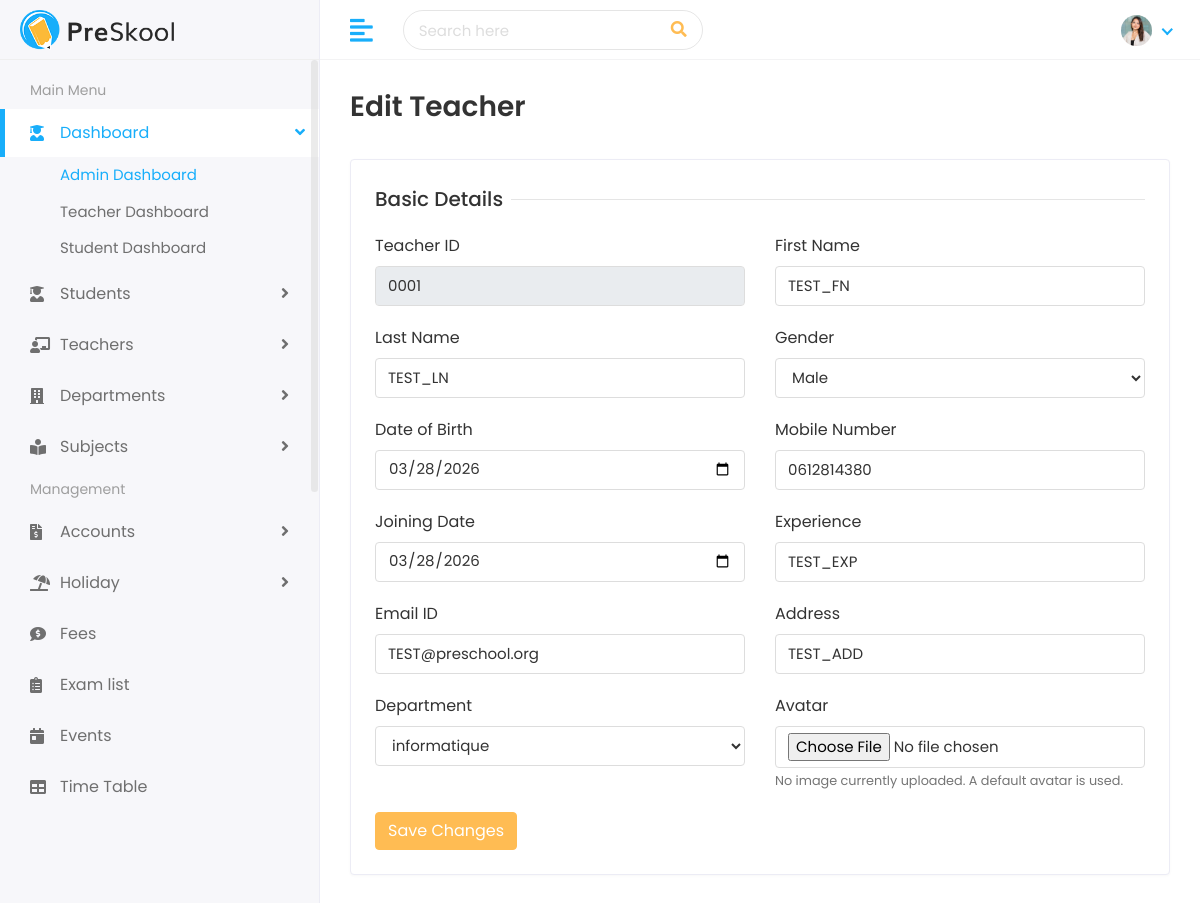
The app's page /teachers/edit/0001/ (signed in) with its own data.
### faculty/models.py (models this page shows, shortened)
class Teacher(models.Model):
    first_name = models.CharField(max_length=100)
    last_name = models.CharField(max_length=100)
    teacher_id = models.CharField(max_length=20, unique=True)
    gender = models.CharField(max_length=10, choices=[('Male', 'Male'), ('Female', 'Female')])
    date_of_birth = models.DateField()
    joining_date = models.DateField()
    mobile_number = models.CharField(max_length=15)
    experience = models.CharField(max_length=50, blank=True)
    avatar = models.ImageField(upload_to='teachers/', blank=True)
    department = models.ForeignKey(Department, on_delete=models.SET_NULL, null=True, related_name='teachers')
    email = models.EmailField(max_length=100, blank=True)
    address = models.TextField(blank=True)

class Department(models.Model):
    department_id = models.CharField(max_length=20, unique=True)
    name = models.CharField(max_length=100)
    head_of_department = models.CharField(max_length=100, blank=True)
    start_year = models.IntegerField()
    students_capacity = models.IntegerField()

### faculty/views.py (the view, shortened to what this page needs)
# urls.py: path('teachers/edit/<str:teacher_id>/', views.edit_teacher, name='edit_teacher'),
@role_required(['admin'])
def edit_teacher(request, teacher_id):
    teacher = Teacher.objects.filter(teacher_id=teacher_id).first()
    departments = Department.objects.all()
    context = {'teacher': teacher, 'departments': departments}
    return render(request, 'teachers/edit-teacher.html', context)

### templates/teachers/edit-teacher.html (shortened to what this page needs)
{% extends 'Home/base.html' %}
{% load static %}
{% block body %}
<div class="page-wrapper">
    <div class="content container-fluid">
        <div class="page-header">
            <div class="row align-items-center">
                <div class="col">
                    <h3 class="page-title">Edit Teacher</h3>
                </div>
            </div>
        </div>
        <div class="row">
            <div class="col-sm-12">
                <div class="card">
                    <div class="card-body">
                        <form method="POST" enctype="multipart/form-data">
                            <div class="row">
                                <div class="col-12">
                                    <h5 class="form-title"><span>Basic Details</span></h5>
                                </div>
                                <div class="col-12 col-sm-6">
                                    <div class="form-group">
                                        <label>Teacher ID</label>
                                        <input type="text" name="teacher_id" class="form-control" value="{{ teacher.teacher_id }}" disabled>
                                    </div>
                                </div>
                                <div class="col-12 col-sm-6">
                                    <div class="form-group">
                                        <label>First Name</label>
                                        <input type="text" name="first_name" class="form-control" value="{{ teacher.first_name }}" required>
                                    </div>
                                </div>
                                <div class="col-12 col-sm-6">
                                    <div class="form-group">
                                        <label>Last Name</label>
                                        <input type="text" name="last_name" class="form-control" value="{{ teacher.last_name }}" required>
                                    </div>
                                </div>
                                <div class="col-12 col-sm-6">
                                    <div class="form-group">
                                        <label>Gender</label>
                                        <select class="form-control" name="gender" required>
                                            <option {% if teacher.gender == 'Male' %}selected{% endif %}>Male</option>
                                        </select>
                                    </div>
                                </div>
                                <div class="col-12 col-sm-6">
                                    <div class="form-group">
                                        <label>Date of Birth</label>
                                        <input type="date" name="date_of_birth" class="form-control" value="{{ teacher.date_of_birth|date:'Y-m-d' }}" required>
                                    </div>
                                </div>
                                <div class="col-12 col-sm-6">
                                    <div class="form-group">
                                        <label>Mobile Number</label>
                                        <input type="text" name="mobile_number" class="form-control" value="{{ teacher.mobile_number }}" required>
                                    </div>
                                </div>
                                <div class="col-12 col-sm-6">
                                    <div class="form-group">
                                        <label>Joining Date</label>
                                        <input type="date" name="joining_date" class="form-control" value="{{ teacher.joining_date|date:'Y-m-d' }}" required>
                                    </div>
                                </div>
                                <div class="col-12 col-sm-6">
                                    <div class="form-group">
                                        <label>Experience</label>
                                        <input type="text" name="experience" class="form-control" value="{{ teacher.experience }}">
                                    </div>
                                </div>
                                <div class="col-12 col-sm-6">
                                    <div class="form-group">
                                        <label>Email ID</label>
                                        <input type="email" name="email" class="form-control" value="{{ teacher.email }}">
                                    </div>
                                </div>
                                <div class="col-12 col-sm-6">
                                    <div class="form-group">
                                        <label>Address</label>
                                        <input type="text" name="address" class="form-control" value="{{ teacher.address }}">
                                    </div>
                                </div>
                                <div class="col-12 col-sm-6">
                                    <div class="form-group">
                                        <label>Department</label>
                                        <select class="form-control" name="department_name" required>
                                            {% for d in departments %}
                                            <option value="{{ d.name }}" {% if teacher.department and teacher.department.name == d.name %}selected{% endif %}>{{ d.name }}</option>
                                            {% endfor %}
                                        </select>
                                    </div>
                                </div>
                                <div class="col-12 col-sm-6">
                                    <div class="form-group">
                                        <label>Avatar</label>
                                        <input type="file" name="avatar" class="form-control">
                                        {% if teacher.avatar %}
                                            <small>Current Image: {{ teacher.avatar.url }}</small>
                                        {% else %}
                                            <small class="text-muted">No image currently uploaded. A default avatar is used.</small>
                                        {% endif %}
                                    </div>
                                </div>
                                <div class="col-12">
                                    <button type="submit" class="btn btn-primary">Save Changes</button>
                                </div>
                            </div>
                        </form>
                    </div>
                </div>
            </div>
        </div>
    </div>
</div>
{% endblock %}

### static/assets/css/style.css (style rules this page uses)
html { height: 100%; }
body { background-color: #fff; color: #333; font-family: 'Poppins', sans-serif; font-size: 1rem; height: 100%; line-height: 1.5; overflow-x: hidden; }
h1, h2, h3, h4, h5, h6 { font-family: 'Poppins', sans-serif; margin-top: 0; }
.form-control { border: 1px solid #ddd; box-shadow: none; color: #333; font-size: 15px; height: 40px; }
input, input:focus, button, button:focus { outline: none; }
input[type="file"] { height: auto; min-height: calc(1.5em + .75rem + 2px); }
input[type=text], input[type=password] { -webkit-appearance: none; -moz-appearance: none; appearance: none; }
.form-group { margin-bottom: 1.25rem; }
.text-muted { color: #757575 !important; }
.btn-primary { background-color: #FFBC53; border: 1px solid #FFBC53; }
.card { border: 1px solid #ececf5; box-shadow: 0 1px 3px 0 rgba(0, 0, 0, 0.03); margin-bottom: 1.875rem; }
.card-body { padding: 1.5rem; }
.page-wrapper { margin-left: 320px; padding-top: 60px; position: relative; transition: all 0.4s ease; }
.page-wrapper > .content { padding: 1.875rem 1.875rem 0; }
.page-header { margin-bottom: 1.875rem; }
.page-title { font-size: 28px; font-weight: 600; color: #333; margin-bottom: 5px; }
.form-title { width: 100%; max-width: 100%; padding: 0; font-size: 1.25rem; font-weight: 500; line-height: inherit; color: #333; white-space: normal; position: relative; display: block; margin-bottom: 20px; }
.form-title:before { content: ""; position: absolute; left: 0px; right: 0px; height: 1px; top: 50%; background-color: rgba(0, 0, 0, 0.1); }
.form-title span { padding: 0px 0.5rem 0 0; background-color: #fff; display: inline-block; z-index: 2; position: relative; }

### records on screen
Teacher: teacher_id "0001", first_name "TEST_FN", last_name "TEST_LN", gender "Male", date_of_birth "03/28/2026", mobile_number "0612814380", joining_date "03/28/2026", experience "TEST_EXP", email "TEST@preschool.org", address "TEST_ADD", department_name "informatique"
